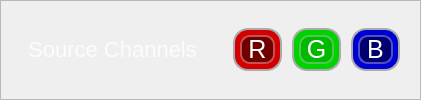
             <widget class="QFrame" name="AnalysisDialog_RGB_selectionFrame">
              <property name="maximumSize">
               <size>
                <width>16777215</width>
                <height>111</height>
               </size>
              </property>
              <property name="styleSheet">
               <string notr="true">QFrame#AnalysisDialog_RGB_selectionFrame{
color: rgba(255,255,255,100);  
border-width: 2px;  
border-color: rgb(25,25,25);  
border-style: solid;  
border-radius: 10;  
font-size: 22px;  
background-color: rgba(0, 0, 0,0);
}</string>
              </property>
              <property name="frameShape">
               <enum>QFrame::StyledPanel</enum>
              </property>
              <property name="frameShadow">
               <enum>QFrame::Raised</enum>
              </property>
              <layout class="QGridLayout" name="gridLayout_6">
               <property name="leftMargin">
                <number>20</number>
               </property>
               <property name="topMargin">
                <number>0</number>
               </property>
               <property name="rightMargin">
                <number>20</number>
               </property>
               <property name="bottomMargin">
                <number>0</number>
               </property>
               <property name="horizontalSpacing">
                <number>10</number>
               </property>
               <property name="verticalSpacing">
                <number>0</number>
               </property>
               <item row="0" column="4">
                <widget class="QFrame" name="BFrame">
                 <property name="minimumSize">
                  <size>
                   <width>49</width>
                   <height>0</height>
                  </size>
                 </property>
                 <property name="maximumSize">
                  <size>
                   <width>10000</width>
                   <height>43</height>
                  </size>
                 </property>
                 <property name="styleSheet">
                  <string notr="true">

QFrame{
             background-color:rgb(0,0,210);  
             border-width: 2px;  
             border-color: #ABABAB;  
             border-style: solid;  
             border-radius: 15;  
             padding: 4px;  

 }</string>
                 </property>
                 <property name="frameShape">
                  <enum>QFrame::StyledPanel</enum>
                 </property>
                 <property name="frameShadow">
                  <enum>QFrame::Raised</enum>
                 </property>
                 <layout class="QGridLayout" name="gridLayout_7">
                  <property name="leftMargin">
                   <number>1</number>
                  </property>
                  <property name="topMargin">
                   <number>1</number>
                  </property>
                  <property name="rightMargin">
                   <number>1</number>
                  </property>
                  <property name="bottomMargin">
                   <number>1</number>
                  </property>
                  <property name="spacing">
                   <number>0</number>
                  </property>
                  <item row="0" column="0">
                   <widget class="QPushButton" name="BBtn">
                    <property name="sizePolicy">
                     <sizepolicy hsizetype="Minimum" vsizetype="Minimum">
                      <horstretch>0</horstretch>
                      <verstretch>0</verstretch>
                     </sizepolicy>
                    </property>
                    <property name="font">
                     <font>
                      <pointsize>-1</pointsize>
                     </font>
                    </property>
                    <property name="styleSheet">
                     <string notr="true">QPushButton{color: white;  
background-color: rgba(0,0,0,120);  
border-width: 2px;  
border-color: rgb(80,80,200);  
border-style: solid;  
border-radius: 10;  
padding: 3px;  
font-size: 25px;  
padding-left: 5px;  
padding-right: 5px;  
}

QPushButton:hover{color: white;  
background-color: rgba(0,0,0,120);  
border-width: 2px;  
border-color: rgb(80,80,250);  
border-style: solid;  
border-radius: 10;  
padding: 3px;  
font-size: 25px;  
padding-left: 5px;  
padding-right: 5px;  
}
QPushButton:checked{
background-color: rgba(0,0,0,30);  
}

</string>
                    </property>
                    <property name="text">
                     <string>B</string>
                    </property>
                    <property name="checkable">
                     <bool>true</bool>
                    </property>
                    <property name="checked">
                     <bool>false</bool>
                    </property>
                   </widget>
                  </item>
                 </layout>
                </widget>
               </item>
               <item row="0" column="3">
                <widget class="QFrame" name="GFrame">
                 <property name="minimumSize">
                  <size>
                   <width>49</width>
                   <height>0</height>
                  </size>
                 </property>
                 <property name="maximumSize">
                  <size>
                   <width>10000</width>
                   <height>43</height>
                  </size>
                 </property>
                 <property name="styleSheet">
                  <string notr="true">
QFrame{
             background-color:rgb(0,210,0);  
             border-width: 2px;  
             border-color: #ABABAB;  
             border-style: solid;  
             border-radius: 15;  
             padding: 4px;  

 }</string>
                 </property>
                 <property name="frameShape">
                  <enum>QFrame::StyledPanel</enum>
                 </property>
                 <property name="frameShadow">
                  <enum>QFrame::Raised</enum>
                 </property>
                 <layout class="QGridLayout" name="gridLayout_5">
                  <property name="leftMargin">
                   <number>1</number>
                  </property>
                  <property name="topMargin">
                   <number>1</number>
                  </property>
                  <property name="rightMargin">
                   <number>1</number>
                  </property>
                  <property name="bottomMargin">
                   <number>1</number>
                  </property>
                  <property name="spacing">
                   <number>0</number>
                  </property>
                  <item row="0" column="0">
                   <widget class="QPushButton" name="GBtn">
                    <property name="sizePolicy">
                     <sizepolicy hsizetype="Minimum" vsizetype="Minimum">
                      <horstretch>0</horstretch>
                      <verstretch>0</verstretch>
                     </sizepolicy>
                    </property>
                    <property name="font">
                     <font>
                      <pointsize>-1</pointsize>
                     </font>
                    </property>
                    <property name="styleSheet">
                     <string notr="true">

QPushButton:hover{
color: white;  
background-color: rgba(0,0,0,120);  
border-width: 2px;  
border-color: rgb(80,225,80);  
border-style: solid;  
border-radius: 10;  
padding: 3px;  
font-size: 25px;  
padding-left: 5px;  
padding-right: 5px;  
}
QPushButton{
color: white;  
background-color: rgba(0,0,0,120);  
border-width: 2px;  
border-color: rgb(80,200,80);  
border-style: solid;  
border-radius: 10;  
padding: 3px;  
font-size: 25px;  
padding-left: 5px;  
padding-right: 5px;  
}

QPushButton:checked{
background-color: rgba(0,0,0,30);  
}


</string>
                    </property>
                    <property name="text">
                     <string>G</string>
                    </property>
                    <property name="checkable">
                     <bool>true</bool>
                    </property>
                    <property name="checked">
                     <bool>true</bool>
                    </property>
                   </widget>
                  </item>
                 </layout>
                </widget>
               </item>
               <item row="0" column="2">
                <widget class="QFrame" name="RFrame">
                 <property name="minimumSize">
                  <size>
                   <width>49</width>
                   <height>0</height>
                  </size>
                 </property>
                 <property name="maximumSize">
                  <size>
                   <width>10000</width>
                   <height>43</height>
                  </size>
                 </property>
                 <property name="styleSheet">
                  <string notr="true">
QFrame{
             background-color: rgb(210,0,0);  
             border-width: 2px;  
             border-color: #ABABAB;  
             border-style: solid;  
             border-radius: 15;  
             padding: 4px;  

 }</string>
                 </property>
                 <property name="frameShape">
                  <enum>QFrame::StyledPanel</enum>
                 </property>
                 <property name="frameShadow">
                  <enum>QFrame::Raised</enum>
                 </property>
                 <layout class="QGridLayout" name="gridLayout_3">
                  <property name="leftMargin">
                   <number>1</number>
                  </property>
                  <property name="topMargin">
                   <number>1</number>
                  </property>
                  <property name="rightMargin">
                   <number>1</number>
                  </property>
                  <property name="bottomMargin">
                   <number>1</number>
                  </property>
                  <property name="spacing">
                   <number>0</number>
                  </property>
                  <item row="0" column="0">
                   <widget class="QPushButton" name="RBtn">
                    <property name="sizePolicy">
                     <sizepolicy hsizetype="Minimum" vsizetype="Minimum">
                      <horstretch>0</horstretch>
                      <verstretch>0</verstretch>
                     </sizepolicy>
                    </property>
                    <property name="font">
                     <font>
                      <pointsize>-1</pointsize>
                     </font>
                    </property>
                    <property name="styleSheet">
                     <string notr="true">QPushButton{
color: white;  
background-color: rgba(0,0,0,120);  
border-width: 2px;  
border-color: rgb(200,80,80);  
border-style: solid;  
border-radius: 10;  
padding: 3px;  
font-size: 25px;  
padding-left: 5px;  
padding-right: 5px;
}  

QPushButton:hover{
color: white;  
background-color: rgba(0,0,0,120);  
border-width: 2px;  
border-color: rgb(250,80,80);  
border-style: solid;  
border-radius: 10;  
padding: 3px;  
font-size: 25px;  
padding-left: 5px;  
padding-right: 5px;
}  
QPushButton:checked{
background-color: rgba(0,0,0,30);  
}</string>
                    </property>
                    <property name="text">
                     <string>R</string>
                    </property>
                    <property name="checkable">
                     <bool>true</bool>
                    </property>
                    <property name="checked">
                     <bool>false</bool>
                    </property>
                   </widget>
                  </item>
                 </layout>
                </widget>
               </item>
               <item row="0" column="1">
                <spacer name="horizontalSpacer_2">
                 <property name="orientation">
                  <enum>Qt::Horizontal</enum>
                 </property>
                 <property name="sizeHint" stdset="0">
                  <size>
                   <width>19</width>
                   <height>20</height>
                  </size>
                 </property>
                </spacer>
               </item>
               <item row="0" column="0">
                <widget class="QPushButton" name="SourceChannelsButton">
                 <property name="sizePolicy">
                  <sizepolicy hsizetype="Minimum" vsizetype="Minimum">
                   <horstretch>0</horstretch>
                   <verstretch>0</verstretch>
                  </sizepolicy>
                 </property>
                 <property name="maximumSize">
                  <size>
                   <width>250</width>
                   <height>40</height>
                  </size>
                 </property>
                 <property name="styleSheet">
                  <string notr="true">QPushButton{
color: rgba(255,255,255,200);  
background-color: rgba(0,0,0,0); 
border-color:rgba(0,0,0,0);
border-width: 2px;  
border-style: solid;  
border-radius:6;  
padding: 3px;  
font-size: 22px;  
padding-left: 5px;  
padding-right: 5px;  
}

</string>
                 </property>
                 <property name="text">
                  <string>Source Channels</string>
                 </property>
                </widget>
               </item>
              </layout>
             </widget>
